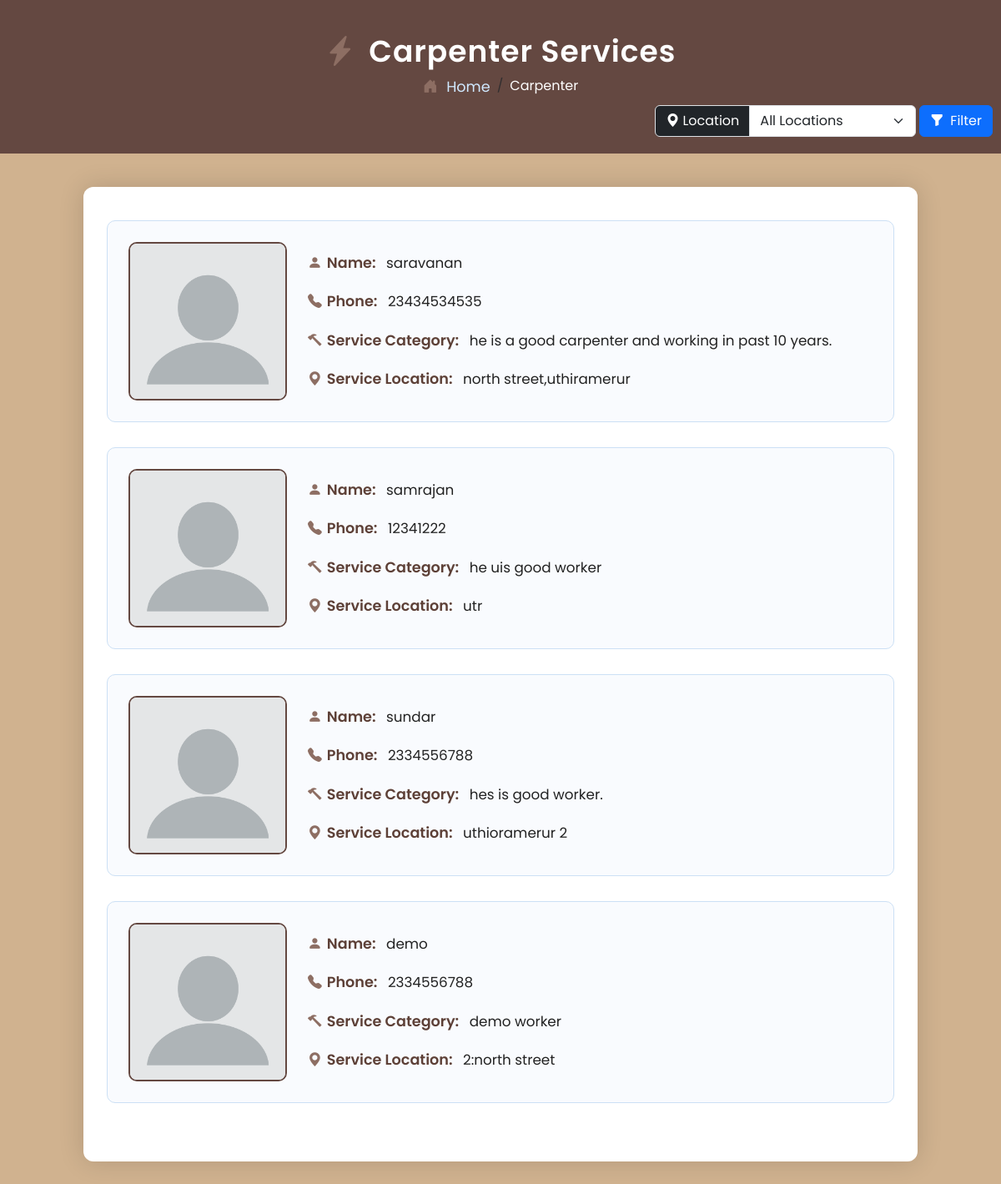
/carpenter/, run on an earlier commit of the app's database.
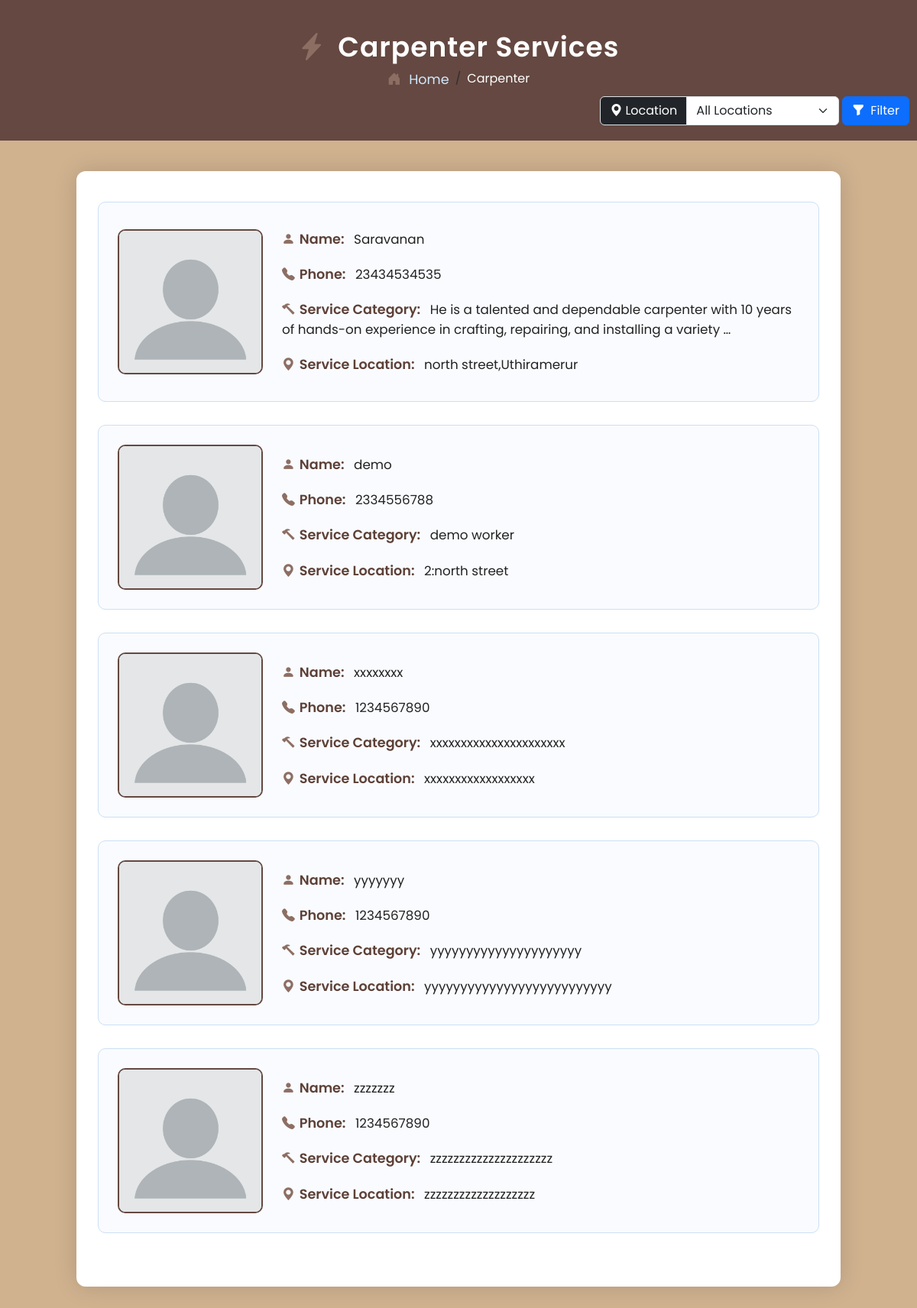
And on a later commit of the database.
### myapp/models.py (models this page shows, shortened)
class Service(models.Model):
    SERVICE_CHOICES = [
        ('PLUMBER', 'Plumber'),
        ('ELECTRICIAN', 'Electrician'),
        ('CARPENTER', 'Carpenter'),
        ('TV TECH', 'TV Technician'),
    ]
    name = models.CharField(max_length=100)
    service_type = models.CharField(max_length=50, choices=SERVICE_CHOICES)
    description = models.TextField()
    address = models.CharField(max_length=255, blank=True, null=True)
    contact_no = models.CharField(max_length=15, blank=True, null=True)
    created_at = models.DateTimeField(auto_now_add=True)
    updated_at = models.DateTimeField(auto_now=True)

### myapp/views.py (the view)
# urls.py: path('carpenter/', views.carpenter, name='carpenter'),
def carpenter(request):
    selected_location = request.GET.get('location', '')
    services = Service.objects.filter(service_type='CARPENTER')
    if selected_location:
        services = services.filter(address__icontains=selected_location)
    locations = Service.objects.filter(service_type='CARPENTER') \
                               .values_list('address', flat=True).distinct()
    return render(request, 'carpenter.html', {
        'services': services,
        'locations': locations,
    })

### templates/carpenter.html (shortened to what this page needs)
{% load static %}
<!DOCTYPE html>
<html lang="en">
<head>
    <link href="https://cdn.jsdelivr.net/npm/bootstrap@5.3.3/dist/css/bootstrap.min.css" rel="stylesheet">
    <link href="https://cdn.jsdelivr.net/npm/bootstrap-icons@1.10.5/font/bootstrap-icons.css" rel="stylesheet">
    <link rel="stylesheet" href="{% static 'css/carpenter.css' %}">
</head>
<body>
    <div class="profile-header">
        <h2><i class="bi bi-lightning-charge-fill icon"></i> Carpenter Services</h2>
        <nav aria-label="breadcrumb">
            <ol class="breadcrumb mb-2">
                <li class="breadcrumb-item">
                    <a href="{% url 'homepage' %}">
                        <i class="bi bi-house-door-fill icon"></i> Home
                    </a>
                </li>
                <li class="breadcrumb-item active text-white" aria-current="page">Carpenter</li>
            </ol>
            <div class="d-flex justify-content-between align-items-center">
                <form method="get" action="" class="d-flex align-items-center ms-auto">
                    <div class="input-group me-0">
                        <label class="input-group-text bg-dark text-white" for="locationSelect">
                            <i class="bi bi-geo-alt-fill me-1"></i> Location
                        </label>
                        <select name="location" id="locationSelect" class="form-select" style="width: 200px;">
                            <option value="">All Locations</option>
                        </select>
                    </div>
                    <button type="submit" class="btn btn-primary ms-1" style="height: 38px; border-radius: 0.375rem; display: flex; align-items: center; justify-content: center; margin-right: 10px;">
                        <i class="bi bi-funnel-fill me-2"></i> <span>Filter</span>
                    </button>
                </form>
            </div>
        </nav>
    </div>
    <div class="container profile-container">
        <div class="row">
            {% if services %}
                {% for service in services %}
                    <div class="profile-box">
                        <img src="{% static 'images/logo/profile.webp' %}" alt="Profile Picture">
                        <div class="profile-details">
                            <p><i class="bi bi-person-fill icon"></i><span class="label">Name:</span> {{ service.name }}</p>
                            <p><i class="bi bi-telephone-fill icon"></i><span class="label">Phone:</span> {{ service.contact_no }}</p>
                            <p><i class="bi bi-hammer icon"></i><span class="label">Service Category:</span> {{ service.description|truncatewords:20 }}</p>
                            <p><i class="bi bi-geo-alt-fill icon"></i><span class="label">Service Location:</span> {{ service.address }}</p>
                        </div>
                    </div>
                {% endfor %}
            {% else %}
                <p class="no-services"><i class="bi bi-exclamation-circle-fill icon"></i>No carpenter services available at the moment.</p>
            {% endif %}
        </div>
    </div>
</body>
</html>

What changed in the data, as far as the page shows it:
removed Service: name "samrajan", contact_no "12341222", description "he uis good worker", address "utr"
removed Service: name "sundar", contact_no "2334556788", description "hes is good worker.", address "uthioramerur 2"
changed Service: name "saravanan" → "Saravanan"; description "he is a good carpenter and working in past 10 years." → "He is a talented and dependable carpenter with 10 years of hands-on experience in crafting, repairing, and installing a variety …"; address "north street,uthiramerur" → "north street,Uthiramerur"
added Service: name "xxxxxxxx", contact_no "1234567890", description "xxxxxxxxxxxxxxxxxxxxxx", address "xxxxxxxxxxxxxxxxxx"
added Service: name "yyyyyyy", contact_no "1234567890", description "yyyyyyyyyyyyyyyyyyyyy", address "yyyyyyyyyyyyyyyyyyyyyyyyyy"
added Service: name "zzzzzzz", contact_no "1234567890", description "zzzzzzzzzzzzzzzzzzzzz", address "zzzzzzzzzzzzzzzzzzz"
